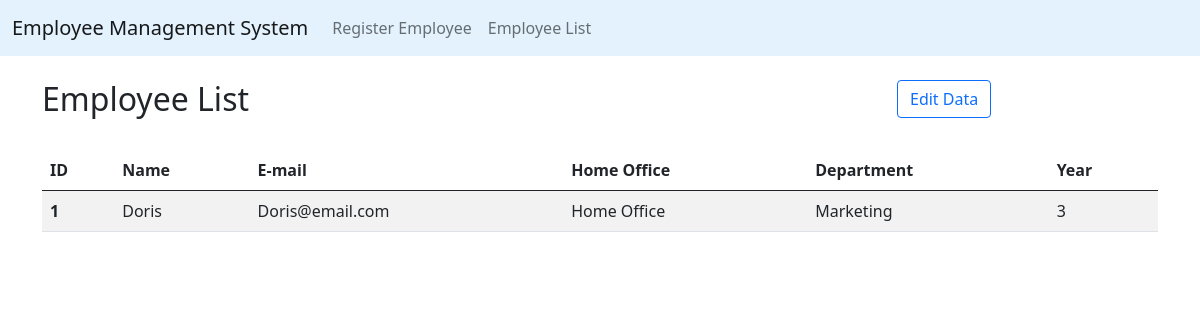
Screenshot of /employees/1 with the database file from the repository.
### app.py (models this page shows, shortened)
class Employee(db.Model):
    id = db.Column(db.Integer, primary_key=True)
    name = db.Column(db.String(100), nullable=False)
    mail = db.Column(db.String(100), nullable=False)
    is_remote = db.Column(db.Boolean)
    department = db.Column(db.String(100))
    year = db.Column(db.Integer, default=0)
    created_at = db.Column(db.DateTime, nullable=False, default=datetime.utcnow)
    updated_at = db.Column(db.DateTime, nullable=False, default=datetime.utcnow, onupdate=datetime.utcnow)

### app.py (the view)
@app.route("/employees/<int:id>")
def employee_detail(id):
    employee = Employee.query.get_or_404(id)
    return render_template("employee_detail.html", employee=employee)

### templates/employee_detail.html
{% extends "base.html" %}
{% block body %}
<div class="container mt-4">
    <div class="row mb-4">
        <div class="col-9">
            <h2>Employee List</h2>
        </div>
        <div class="col-3">
            <a class="btn btn-outline-primary" href="{{ url_for('employee_edit', id=employee.id) }}" role="button">Edit Data</a>
        </div>
    </div>
    <table class="table table-striped">
        <thead>
            <tr>
                <th scope="col">ID</th>
                <th scope="col">Name</th>
                <th scope="col">E-mail</th>
                <th scope="col">Home Office</th>
                <th scope="col">Department</th>
                <th scope="col">Year</th>
            </tr>
        </thead>
        <tr>
            <th scope="row">{{ employee.id }}</th>
            <td>{{ employee.name }}</td>
            <td>{{ employee.mail }}</td>
            {% if employee.is_remote %}
                <td>Home Office</td>
            {% else %}
                <td>Office</td>
            {% endif %}
            <td>{{ employee.department}}</td>
            <td>{{ employee.year}}</td>
        </tr>
    </table>
</div>
{% endblock %}

### rows the page displays
Employee: id "1", name "Doris", mail "Doris@email.com", department "Marketing", year "3"
